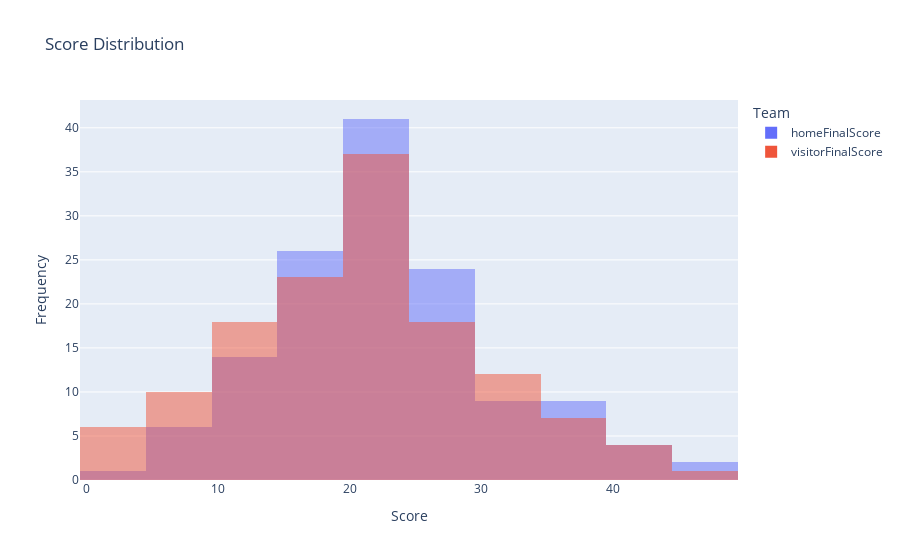

Notebook source saved alongside this figure:
### Code cell
# 创建直方图
fig = px.histogram(games_data, x=["homeFinalScore", "visitorFinalScore"], nbins=20, barmode="overlay",
                   labels={"value": "Score", "variable": "Team"}, title="Score Distribution")
fig.update_layout(xaxis_title="Score", yaxis_title="Frequency")
fig.show()

### Figure 1 — Plotly figure (JSON) as saved in the notebook; plotly's stock layout.template omitted (floating-point values rounded to 4 significant figures; data arrays with more than 128 entries replaced by an {"elided": "..."} marker saying what was removed)
{"data": [{"alignmentgroup": "True", "bingroup": "x", "hovertemplate": "Team=homeFinalScore<br>Score=%{x}<br>count=%{y}<extra></extra>", "legendgroup": "homeFinalScore", "marker": {"color": "#636efa", "opacity": 0.5, "pattern": {"shape": ""}}, "name": "homeFinalScore", "nbinsx": 20, "offsetgroup": "homeFinalScore", "orientation": "v", "showlegend": true, "type": "histogram", "x": {"elided": "136 int values"}, "xaxis": "x", "yaxis": "y"}, {"alignmentgroup": "True", "bingroup": "x", "hovertemplate": "Team=visitorFinalScore<br>Score=%{x}<br>count=%{y}<extra></extra>", "legendgroup": "visitorFinalScore", "marker": {"color": "#EF553B", "opacity": 0.5, "pattern": {"shape": ""}}, "name": "visitorFinalScore", "nbinsx": 20, "offsetgroup": "visitorFinalScore", "orientation": "v", "showlegend": true, "type": "histogram", "x": {"elided": "136 int values"}, "xaxis": "x", "yaxis": "y"}], "layout": {"barmode": "overlay", "legend": {"title": {"text": "Team"}, "tracegroupgap": 0}, "title": {"text": "Score Distribution"}, "xaxis": {"anchor": "y", "domain": [0, 1], "title": {"text": "Score"}}, "yaxis": {"anchor": "x", "domain": [0, 1], "title": {"text": "Frequency"}}}}
